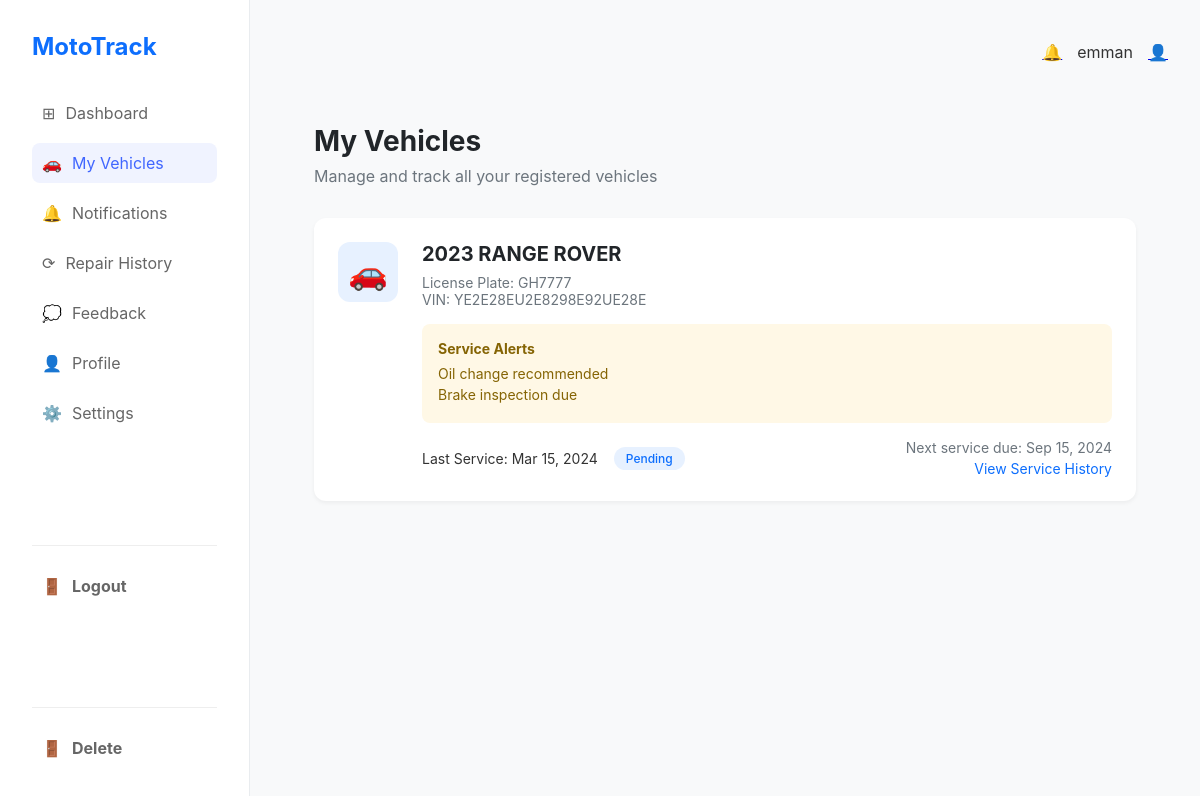
Before: /vehicles/vehicle-page/ (signed in) with the older database file.
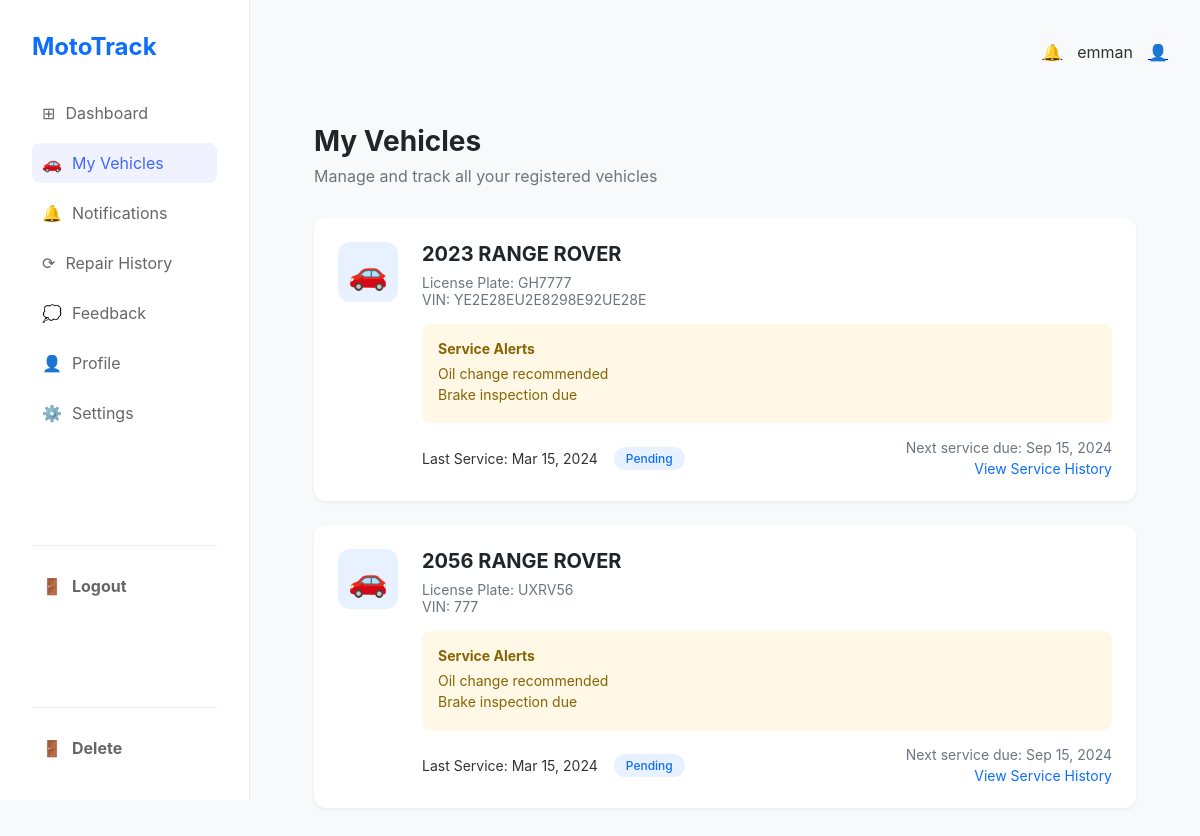
After: the same page with the newer database file.
### vehicles/models.py (models this page shows, shortened)
class Vehicle(models.Model):
    owner = models.ForeignKey(settings.AUTH_USER_MODEL, on_delete=models.CASCADE, related_name="vehicles")
    registration_number = models.CharField(max_length=50, unique=True)
    make = models.CharField(max_length=100)
    model = models.CharField(max_length=100)
    vin = models.CharField(max_length=100)
    plate = models.CharField(max_length=50)
    year = models.PositiveIntegerField()
    color = models.CharField(max_length=50)
    condition = models.TextField(max_length=500)
    concern = models.TextField(default='None', max_length=1000)
    status = models.CharField(max_length=50, choices=STATUS_CHOICES, default='Pending')
    progress = models.PositiveIntegerField(default=0)
    created_at = models.DateTimeField(auto_now_add=True)
    updated_at = models.DateTimeField(auto_now=True)

### vehicles/views.py (the view)
# urls.py: path('vehicle-page/', views.userVehiclesPage, name='vehicles-page'),
@login_required(login_url='login')
@role_required('customer')
def userVehiclesPage(request):
    vehicles = Vehicle.objects.filter(owner=request.user)
    context = {'vehicles': vehicles}
    return render(request, 'vehicle-page.html', context)

### users/views.py (called while the page is built)
def role_required(required_role):
    def decorator(view_func):
        @wraps(view_func)
        def _wrapped_view(request, *args, **kwargs):
            if request.user.is_authenticated and request.user.customerprofile.role == required_role:
                return view_func(request, *args, **kwargs)
            return HttpResponseForbidden("You do not have permission to access this page.")
        return _wrapped_view
    return decorator

### templates/vehicle-page.html
{% extends 'user-main.html' %}
{% load static %}
{% block styles %}
    {{ block.super }}
    <link rel="stylesheet" href="{% static 'styles/vehicle-page.css' %}">
{% endblock %}
{% block content %}
<main class="main-content">
    <div class="page-title">
        <h1>My Vehicles</h1>
        <p>Manage and track all your registered vehicles</p>
    </div>
    <div class="vehicle-list">
        {% for vehicle in vehicles %}
        <div class="vehicle-card">
            <div class="vehicle-icon">🚗</div>
            <div class="vehicle-info">
                <h2>{{ vehicle.year }} {{ vehicle.make }}</h2>
                <div class="vehicle-details">
                    <p>License Plate: {{ vehicle.plate }}</p>
                    <p>VIN: {{ vehicle.vin }}</p>
                </div>
                <div class="service-alerts">
                    <h3>Service Alerts</h3>
                    <ul>
                        <li>Oil change recommended</li>
                        <li>Brake inspection due</li>
                    </ul>
                </div>
                <div class="service-status">
                    <div class="status-info">
                        <span>Last Service: Mar 15, 2024</span>
                        <span class="status-badge in-progress">{{ vehicle.status }}</span>
                    </div>
                    <div class="next-service">
                        Next service due: Sep 15, 2024
                        <a href="#" class="view-history">View Service History</a>
                    </div>
                </div>
            </div>
        </div>
        {% endfor %}
    </div>
</main>
{% endblock %}

Changed rows visible on the page:
added Vehicle: year "2056", make "RANGE ROVER", plate "UXRV56", vin "777", status "Pending"
